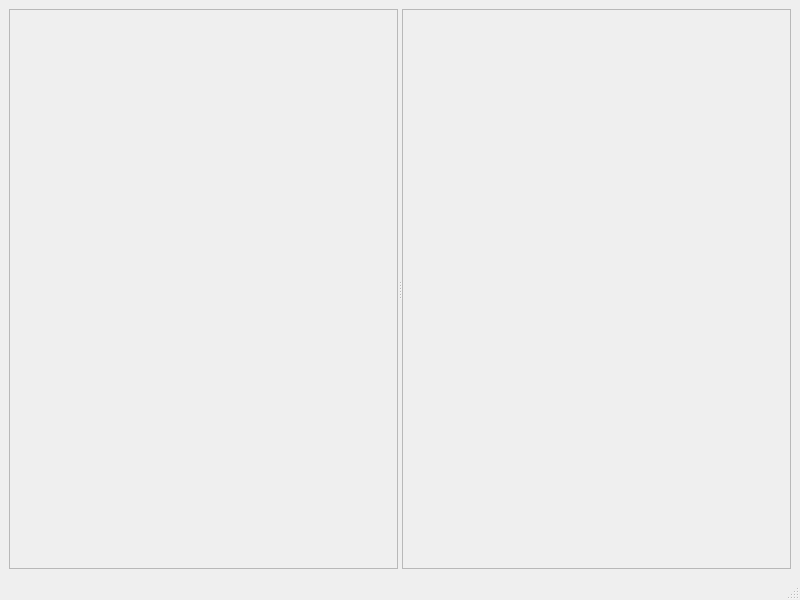
<?xml version="1.0" encoding="UTF-8"?>
<ui version="4.0">
 <class>MainWindow</class>
 <widget class="QMainWindow" name="FourPaneViewer">
  <property name="geometry">
   <rect>
    <x>0</x>
    <y>0</y>
    <width>800</width>
    <height>600</height>
   </rect>
  </property>
  <property name="windowTitle">
   <string>MainWindow</string>
  </property>
  <widget class="QWidget" name="centralwidget">
   <layout class="QHBoxLayout" name="horizontalLayout">
    <item>
     <widget class="QSplitter" name="splitter">
      <property name="minimumSize">
       <size>
        <width>300</width>
        <height>300</height>
       </size>
      </property>
      <property name="orientation">
       <enum>Qt::Horizontal</enum>
      </property>
      <widget class="QFrame" name="frame">
       <property name="minimumSize">
        <size>
         <width>180</width>
         <height>180</height>
        </size>
       </property>
       <property name="frameShape">
        <enum>QFrame::StyledPanel</enum>
       </property>
       <property name="frameShadow">
        <enum>QFrame::Raised</enum>
       </property>
      </widget>
      <widget class="QFrame" name="vtk_panel">
       <property name="minimumSize">
        <size>
         <width>180</width>
         <height>180</height>
        </size>
       </property>
       <property name="frameShape">
        <enum>QFrame::StyledPanel</enum>
       </property>
       <property name="frameShadow">
        <enum>QFrame::Raised</enum>
       </property>
      </widget>
     </widget>
    </item>
   </layout>
  </widget>
  <widget class="QMenuBar" name="menubar">
   <property name="geometry">
    <rect>
     <x>0</x>
     <y>0</y>
     <width>800</width>
     <height>24</height>
    </rect>
   </property>
  </widget>
  <widget class="QStatusBar" name="statusbar"/>
 </widget>
 <resources/>
 <connections/>
</ui>
